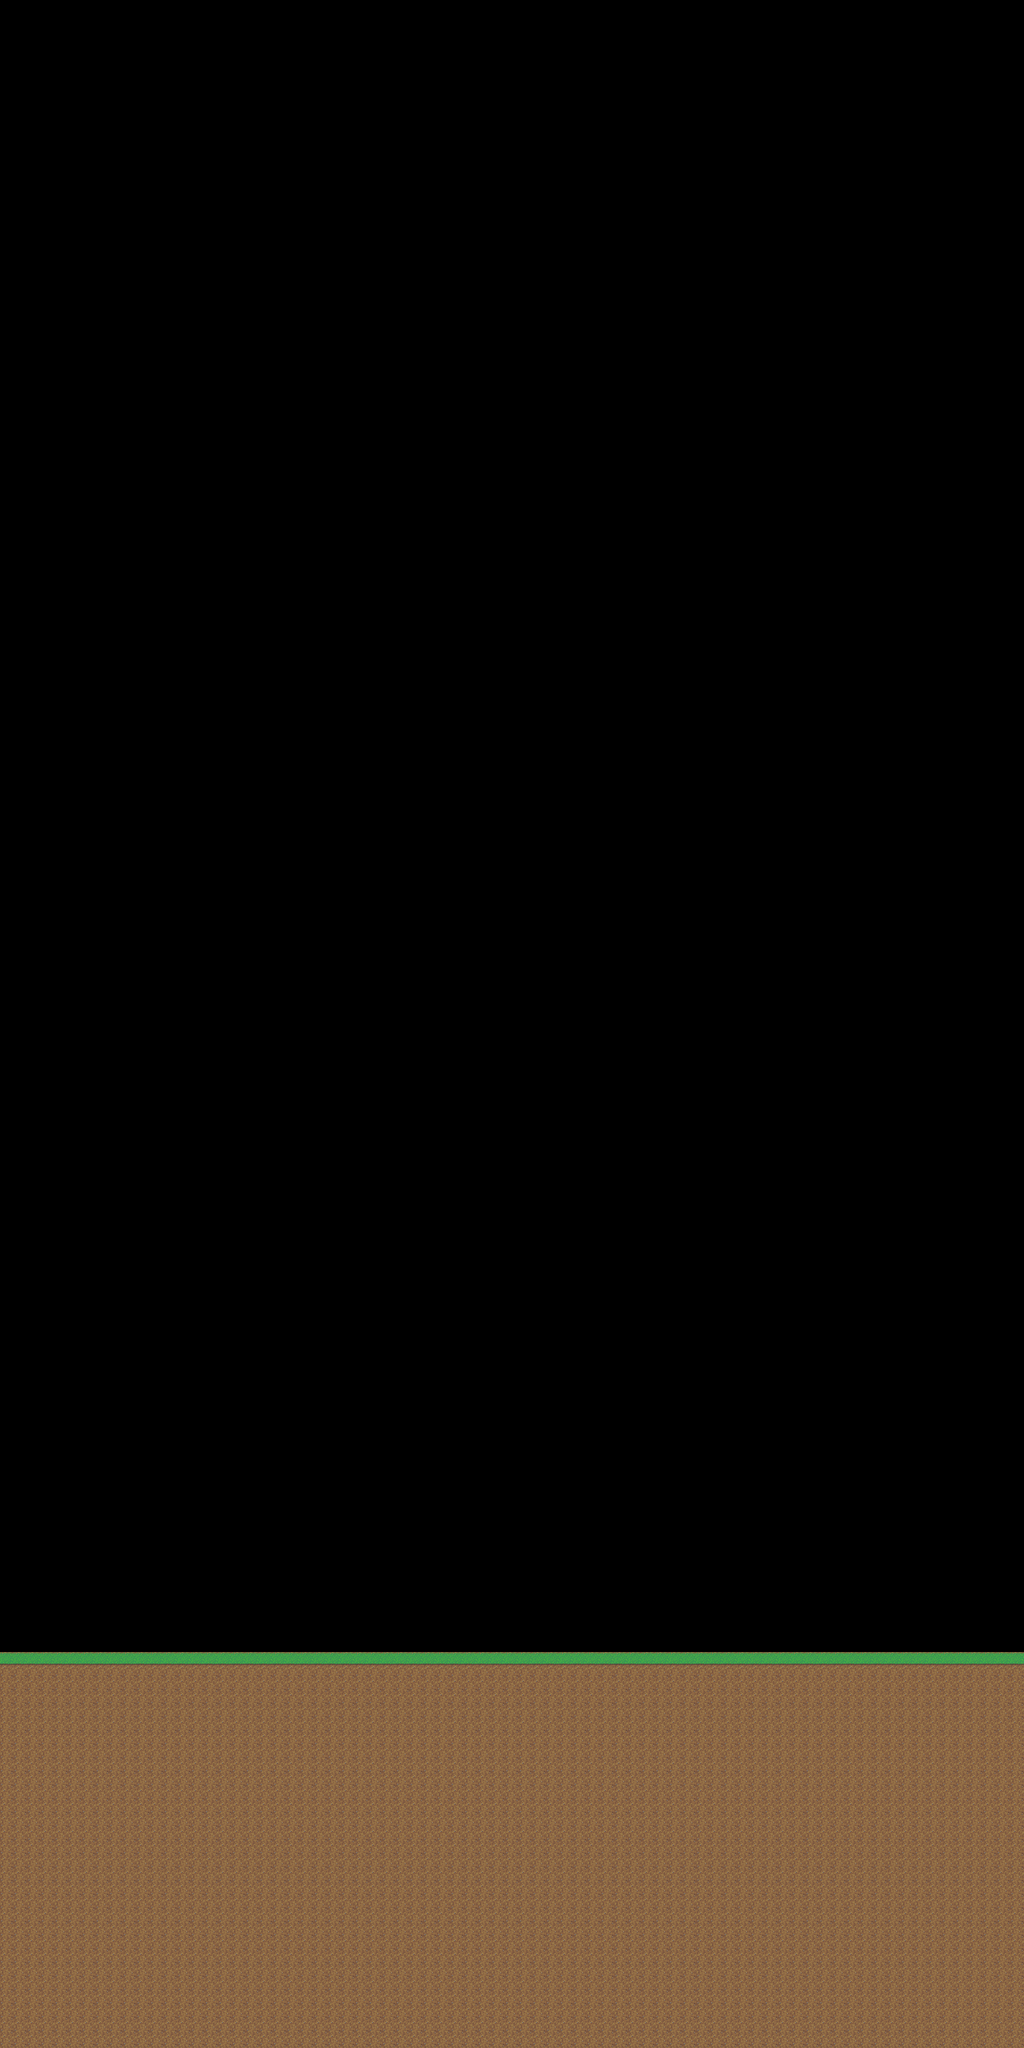

This is a level from a 2D game, rendered from its Tiled map with the project's own tilesets. A one-line summary and the map file follow, with tile-layer data summarised:
An orthogonal 75x150 tile map with 32x32 px tiles, 1 tile layer (Tile Layer 1).

<map version="1.0" orientation="orthogonal" width="75" height="150" tilewidth="32" tileheight="32">
 <tileset firstgid="1" name="tmp-tileset" tilewidth="32" tileheight="32">
  <image source="grass-tiles-2-small.png" width="192" height="64" />
 </tileset>
 <layer name="Tile Layer 1" width="75" height="150">
  <data>[11250 cells, 2175 non-empty, 2 distinct tile ids]</data>
 </layer>
</map>
